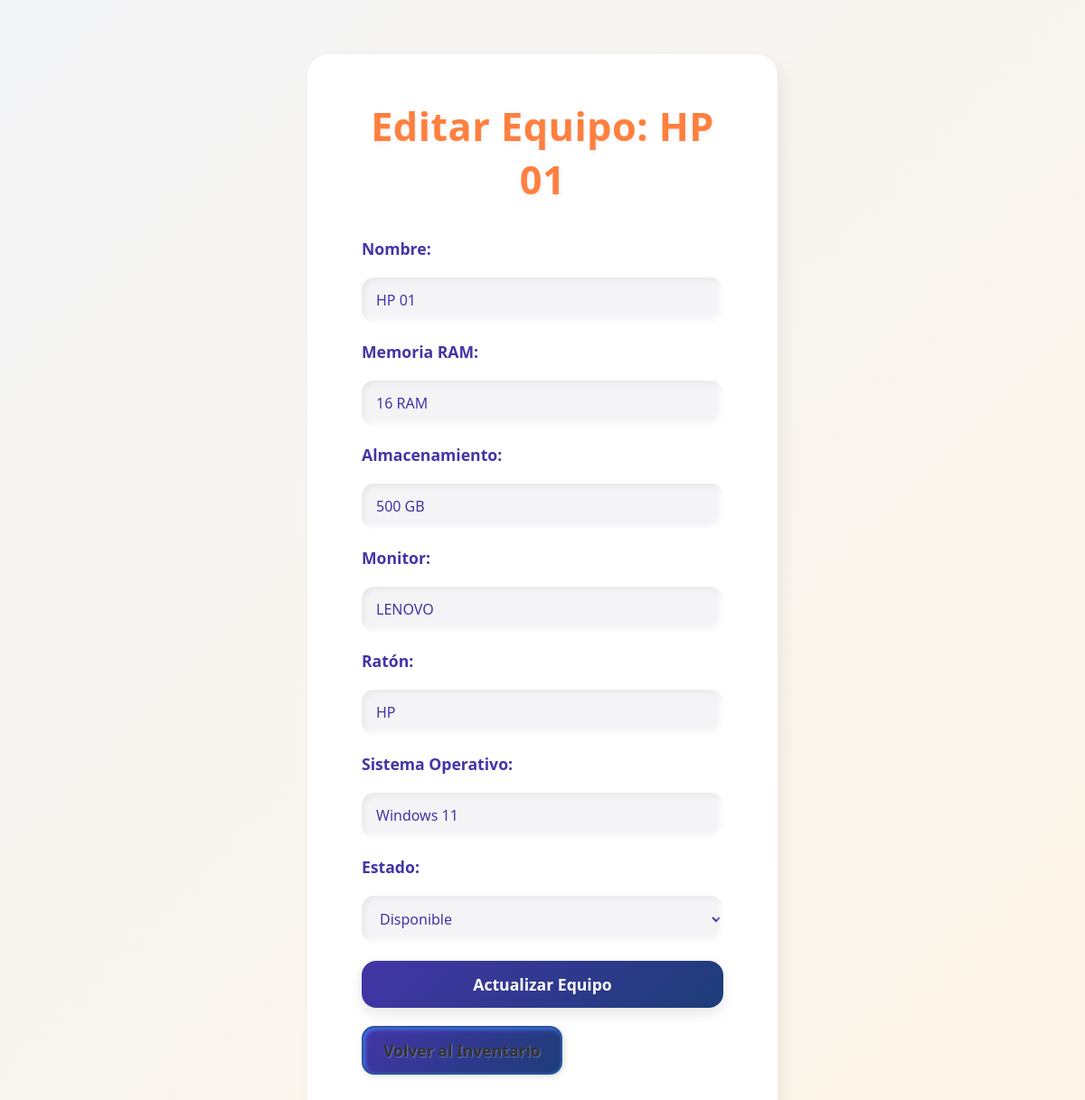
/editar_equipo/3/ (signed in), run on the app's committed database.
### equipos/models.py (models this page shows, shortened)
class Equipo(models.Model):
    nombre = models.CharField(max_length=100)
    memoria_ram = models.CharField(max_length=50)
    almacenamiento = models.CharField(max_length=50)
    monitor = models.CharField(max_length=100)
    raton = models.CharField(max_length=100)
    sistema_operativo = models.CharField(max_length=100)
    estado = models.CharField(max_length=20, choices=ESTADO_CHOICES, default='disponible')

### equipos/views.py (the view, shortened to what this page needs)
# urls.py: path('editar_equipo/<int:equipo_id>/', views.editar_equipo, name='editar_equipo'),
@login_required
@permission_required('equipos.change_equipo', raise_exception=True)
def editar_equipo(request, equipo_id):
    equipo = get_object_or_404(Equipo, id=equipo_id)
    return render(request, 'equipos/editar_equipo.html', {'equipo': equipo})

### equipos/templates/equipos/editar_equipo.html (shortened to what this page needs)
<!DOCTYPE html>
<html>
<head>
    {% load static %}
    <link rel="stylesheet" href="{% static 'css/estilos_vistas.css' %}">
</head>
<body class="formulario-editar">
    <div class="formulario-box">
        <h1>Editar Equipo: {{ equipo.nombre }}</h1>
        <form method="post" class="formulario">
            <label>Nombre:</label>
            <input type="text" name="nombre" value="{{ equipo.nombre }}" required>
            <label>Memoria RAM:</label>
            <input type="text" name="memoria_ram" value="{{ equipo.memoria_ram }}" required>
            <label>Almacenamiento:</label>
            <input type="text" name="almacenamiento" value="{{ equipo.almacenamiento }}" required>
            <label>Monitor:</label>
            <input type="text" name="monitor" value="{{ equipo.monitor }}" required>
            <label>Ratón:</label>
            <input type="text" name="raton" value="{{ equipo.raton }}" required>
            <label>Sistema Operativo:</label>
            <input type="text" name="sistema_operativo" value="{{ equipo.sistema_operativo }}" required>
            <label>Estado:</label>
            <select name="estado" required>
                <option value="disponible" {% if equipo.estado == 'disponible' %}selected{% endif %}>Disponible</option>
            </select>
            <button type="submit" class="btn">Actualizar Equipo</button>
        </form>
        <p><a href="{% url 'inventario_admin' %}" class="btn secundaria">Volver al Inventario</a></p>
    </div>
</body>
</html>

### equipos/static/css/estilos_vistas.css (style rules this page uses)
:root { --azul-oscuro: #4335A7; --azul-claro: #80C4E9; --beige: #FFF6E9; --naranja: #FF7F3E; --blanco: #ffffff; --gris-sombra: rgba(0, 0, 0, 0.08); }
* { margin: 0; padding: 0; box-sizing: border-box; font-family: "Segoe UI", Tahoma, Geneva, Verdana, sans-serif; }
body.formulario-editar { background: linear-gradient(135deg, #f3f4f6, var(--beige)); min-height: 100vh; display: flex; align-items: center; justify-content: center; padding: 60px 20px; font-family: "Segoe UI", Tahoma, Geneva, Verdana, sans-serif; color: var(--azul-oscuro); animation: fadeIn 0.6s ease-out; -webkit-font-smoothing: antialiased; -moz-osx-font-smoothing: grayscale; }
.formulario-box { background: #ffffff; padding: 50px 60px; border-radius: 28px; box-shadow: 8px 8px 20px rgba(0,0,0,0.07), -8px -8px 20px #ffffff; max-width: 540px; width: 100%; animation: slideUp 0.5s ease forwards; transition: transform 0.3s cubic-bezier(0.4, 0, 0.2, 1), box-shadow 0.3s ease; cursor: default; }
.formulario-box h1 { font-size: 2.8em; margin-bottom: 38px; color: var(--naranja); text-align: center; font-weight: 900; letter-spacing: 1px; text-shadow: 1px 2px 5px rgba(0, 0, 0, 0.07); user-select: none; }
.formulario { display: flex; flex-direction: column; gap: 26px; }
.formulario label { font-weight: 700; font-size: 1.1em; color: var(--azul-oscuro); user-select: none; }
.formulario input, .formulario select { padding: 16px 20px; border: none; border-radius: 20px; font-size: 1.1em; background: #f7f9fc; box-shadow: inset 5px 5px 8px rgba(0, 0, 0, 0.07), inset -5px -5px 8px #ffffff; transition: box-shadow 0.35s cubic-bezier(0.4, 0, 0.2, 1), background-color 0.25s ease; outline-offset: 3px; outline-color: transparent; color: var(--azul-oscuro); font-weight: 500; }
.formulario input::placeholder, .formulario select::placeholder { color: #a0a8b5; font-weight: 400; }
.btn { background: linear-gradient(135deg, var(--azul-oscuro), #19356b); color: var(--blanco); padding: 16px 28px; border: none; border-radius: 24px; font-weight: 900; font-size: 1.15em; cursor: pointer; text-align: center; text-decoration: none; box-shadow: 0 8px 20px rgba(25, 53, 107, 0.4); transition: background 0.4s ease, transform 0.25s cubic-bezier(0.4, 0, 0.2, 1), box-shadow 0.3s ease; user-select: none; }
.btn.secundaria { background-color: #3a6fcc; color: #000000; margin-top: 24px; padding: 14px 28px; display: inline-block; border-radius: 20px; font-weight: 700; text-shadow: 1px 1px 2px rgba(255, 255, 255, 0.3); box-shadow: inset 2px 2px 4px rgba(72, 130, 255, 0.8), 2px 2px 6px rgba(0, 0, 0, 0.12); transition: background-color 0.3s ease, color 0.3s ease, transform 0.25s ease; user-select: none; text-align: center; cursor: pointer; border: 2px solid #2c57a0; }
.formulario-box { background: var(--blanco); padding: 50px 60px; border-radius: 24px; box-shadow: 8px 8px 20px rgba(0, 0, 0, 0.06); width: 100%; max-width: 520px; animation: slideUp 0.5s ease; }
.formulario-box h1 { margin-bottom: 35px; font-size: 2.7em; color: var(--naranja); text-align: center; font-weight: 800; letter-spacing: 0.5px; }
.formulario { display: flex; flex-direction: column; gap: 20px; }
.formulario label { font-weight: 700; color: var(--azul-oscuro); }
.formulario input, .formulario select { padding: 14px 16px; border: none; border-radius: 14px; background: #f4f4f6; box-shadow: inset 3px 3px 6px rgba(0, 0, 0, 0.05), inset -3px -3px 6px #ffffff; font-size: 1em; transition: box-shadow 0.3s ease, background-color 0.2s ease; outline: none; }
.btn { background: linear-gradient(135deg, var(--azul-oscuro), #1d3d78); color: var(--blanco); padding: 14px 22px; border: none; border-radius: 16px; font-weight: bold; font-size: 1.1em; cursor: pointer; transition: all 0.3s ease; text-align: center; box-shadow: 0 6px 15px rgba(0, 0, 0, 0.1); }
.btn.secundaria { background-color: #ebebeb; color: #333; display: inline-block; margin-top: 20px; padding: 13px 22px; border-radius: 14px; text-decoration: none; font-weight: bold; transition: background-color 0.3s ease, color 0.3s ease, transform 0.2s ease; }

### data on the page
Equipo: nombre "HP 01", memoria_ram "16 RAM", almacenamiento "500 GB", monitor "LENOVO", raton "HP", sistema_operativo "Windows 11", estado "Disponible"
